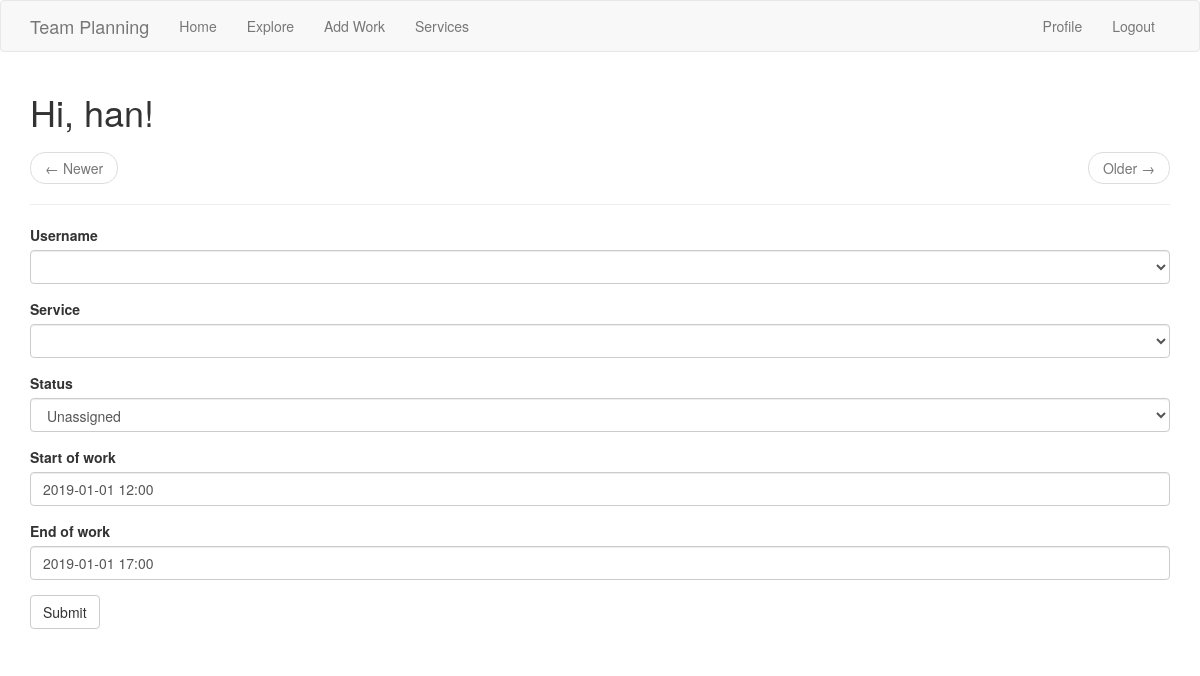
Page /work/edit/?work=5 (signed in) on the committed database.
### app/models.py (models this page shows, shortened)
class User(UserMixin, db.Model):
    id = db.Column(db.Integer, primary_key=True)
    username = db.Column(db.String(64), index=True, unique=True)
    email = db.Column(db.String(120), index=True, unique=True)
    password_hash = db.Column(db.String(128))
    mywork = db.relationship('Work', backref='person', lazy='dynamic')
    about_me = db.Column(db.String(140))
    last_seen = db.Column(db.DateTime, default=datetime.utcnow)

class Work(db.Model):
    id = db.Column(db.Integer, primary_key=True)
    name = db.Column(db.String(140))
    username = db.Column(db.String(140))
    updated = db.Column(db.DateTime, index=True, default=datetime.utcnow)
    start = db.Column(db.DateTime, index=True, default=datetime.utcnow)
    stop = db.Column(db.DateTime, index=True, default=datetime.utcnow)
    service = db.Column(db.String(140))
    user_id = db.Column(db.Integer, db.ForeignKey('user.id'))
    status = db.Column(db.String(140))
    language = db.Column(db.String(5))

### app/main/routes.py (the view)
@bp.route('/work/edit/', methods=['GET', 'POST'])
@login_required
def work_edit():
    workid = request.args.get('work')
    work = Work.query.get(workid)
    if work is None:
        internal_error()
    form = WorkForm(formdata=request.form, obj=work)
    if request.method == 'POST' and form.validate_on_submit():
        form.populate_obj(work)
        db.session.commit()
        flash(_('Your changes have been saved.'))
        return redirect(url_for('main.index'))
    else:
        return render_template('index.html', title=_('Edit Work'),
                           form=form)

### app/main/forms.py
class WorkForm(FlaskForm):
    username = QuerySelectField(query_factory=FindUsers,
                                allow_blank=True, get_label='username')
    service = QuerySelectField(query_factory=FindServices,
                               allow_blank=True, get_label='name')
    status = SelectField(_l('Status'), choices=[('assigned', 'Assigned'),
                ('unassigned', 'Unassigned'),
                ('wants-out', 'Wants out'),
                ('needs-out', 'Needs out')])
    start = DateTimeField(_l('Start of work'),
                          validators=[DataRequired()], format='%Y-%m-%d %H:%M',
                          default=datetime.now())
    stop = DateTimeField(_l('End of work'),
                         validators=[DataRequired()], format='%Y-%m-%d %H:%M',
                         default=datetime.now())
    submit = SubmitField(_l('Submit'))

### app/main/forms.py (called while the page is built)
def FindUsers():
    return User.query.filter_by()

def FindServices():
    return Service.query.filter_by()

### app/main/routes.py (called while the page is built)
@bp.before_app_request
def before_request():
    if current_user.is_authenticated:
        current_user.last_seen = datetime.utcnow()
        db.session.commit()
    g.locale = str(get_locale())

### app/models.py (called while the page is built)
@login.user_loader
def load_user(id):
    return User.query.get(int(id))

### app/templates/index.html (shortened to what this page needs)
{% extends "base.html" %}
{% import 'bootstrap/wtf.html' as wtf %}
{% block app_content %}
    <h1>{{ _('Hi, %(username)s!', username=current_user.username) }}</h1>
    <nav aria-label="...">
        <ul class="pager">
            <li class="previous{% if not prev_url %} disabled{% endif %}">
                <a href="{{ prev_url or '#' }}">
                    <span aria-hidden="true">&larr;</span> {{ _('Newer') }}
                </a>
            </li>
            <li class="next{% if not next_url %} disabled{% endif %}">
                <a href="{{ next_url or '#' }}">
                    {{ _('Older') }} <span aria-hidden="true">&rarr;</span>
                </a>
            </li>
        </ul>
    </nav>
    <hr>
    {% if form %}
    {{ wtf.quick_form(form) }}
    <br>
    {% endif %}
{% endblock %}

### rows in the picture
Work: status "Unassigned", start "2019-01-01 12:00", stop "2019-01-01 17:00"
